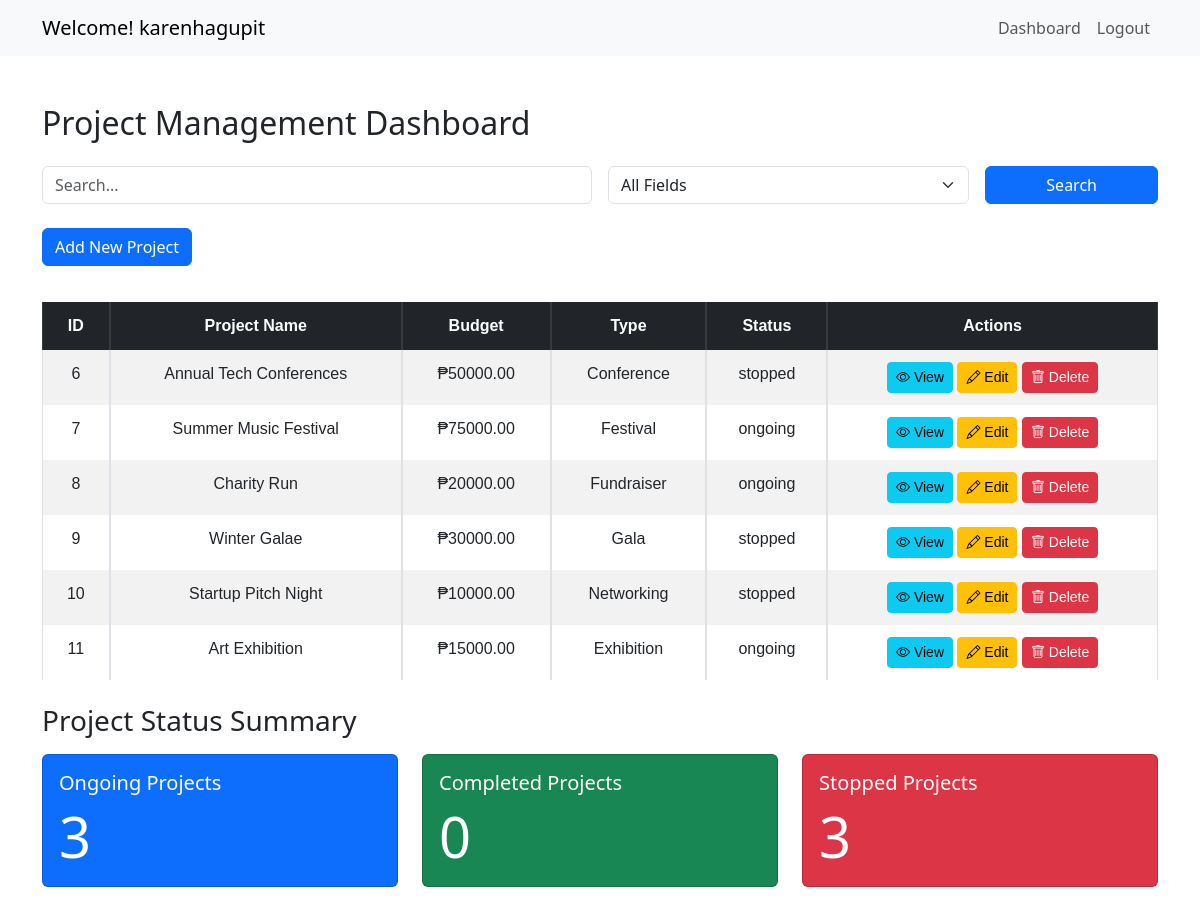
/dashboard.php (signed in), run on the app's committed database.
### tables this page shows
CREATE TABLE `users` (
  `id` int(11) NOT NULL,
  `username` varchar(50) NOT NULL,
  `password` varchar(255) NOT NULL,
  `email` varchar(100) DEFAULT NULL,
  `created_at` timestamp NOT NULL DEFAULT current_timestamp()
);

CREATE TABLE `projects` (
  `id` int(11) NOT NULL,
  `proj_name` varchar(255) NOT NULL,
  `description` text DEFAULT NULL,
  `budget` decimal(10,2) DEFAULT NULL,
  `type` varchar(100) DEFAULT NULL,
  `team` varchar(255) DEFAULT NULL,
  `date_approved` date DEFAULT NULL,
  `date_started` date DEFAULT NULL,
  `date_ended` date DEFAULT NULL,
  `status` enum('ongoing','stopped','completed') DEFAULT NULL,
  `remarks` text DEFAULT NULL
);

### dashboard.php (the view, shortened to what this page needs)
<?php
$servername = "localhost";
$username = "root";
$password = "";
$dbname = "project";
$conn = new mysqli($servername, $username, $password, $dbname);
$user_id = $_SESSION['user_id'];
$user_sql = "SELECT username FROM users WHERE id = ?";
$user_stmt = $conn->prepare($user_sql);
$user_stmt->bind_param("i", $user_id);
$user_stmt->execute();
$user_result = $user_stmt->get_result();
$user = $user_result->fetch_assoc();
$search = isset($_GET['search']) ? $_GET['search'] : '';
$searchField = isset($_GET['searchField']) ? $_GET['searchField'] : 'all';
$whereClause = "";
$sql = "SELECT * FROM projects $whereClause";
$result = $conn->query($sql);
$statusCounts = array(
    'ongoing' => 0,
    'completed' => 0,
    'stopped' => 0
);
$sqlCount = "SELECT status, COUNT(*) as count FROM projects GROUP BY status";
$resultCount = $conn->query($sqlCount);
if ($resultCount->num_rows > 0) {
    while($rowCount = $resultCount->fetch_assoc()) {
        $statusCounts[$rowCount['status']] = $rowCount['count'];
    }
}
?>
<!DOCTYPE html>
<html lang="en">
<head>
    <link href="https://cdn.jsdelivr.net/npm/bootstrap@5.3.0/dist/css/bootstrap.min.css" rel="stylesheet">
    <link rel="stylesheet" href="https://cdn.jsdelivr.net/npm/bootstrap-icons@1.7.2/font/bootstrap-icons.css">
</head>
<body>
    <nav class="navbar navbar-expand-lg navbar-light bg-light">
        <div class="container">
            <a class="navbar-brand" href="#">Welcome! <?php echo htmlspecialchars($user['username']); ?></a>
            <div class="collapse navbar-collapse" id="navbarNav">
                <ul class="navbar-nav ms-auto">
                    <li class="nav-item">
                        <a class="nav-link" href="dashboard.php">Dashboard</a>
                    </li>
                    <li class="nav-item">
                        <a class="nav-link" id="logout-link" href="#">Logout</a>
                    </li>
                </ul>
            </div>
        </div>
    </nav>
    <div class="container mt-5">
        <h2 class="mb-4">Project Management Dashboard</h2>
        <form action="dashboard.php" method="GET" class="mb-4">
            <div class="row g-3">
                <div class="col-md-6">
                    <input type="text" name="search" class="form-control" placeholder="Search..." value="<?php echo htmlspecialchars($search); ?>">
                </div>
                <div class="col-md-4">
                    <select name="searchField" class="form-select">
                        <option value="all" <?php echo $searchField == 'all' ? 'selected' : ''; ?>>All Fields</option>
                    </select>
                </div>
                <div class="col-md-2">
                    <button type="submit" class="btn btn-primary w-100">Search</button>
                </div>
            </div>
        </form>
        <a href="create.php" class="btn btn-primary mb-3">Add New Project</a>
        <table class="table table-bordered table-striped table-responsive-sm">
    <thead class="table-dark">
        <tr>
            <th>ID</th>
            <th>Project Name</th>
            <th>Budget</th>
            <th>Type</th>
            <th>Status</th>
            <th>Actions</th>
        </tr>
    </thead>
    <tbody>
    <?php
if ($result->num_rows > 0) {
    while($row = $result->fetch_assoc()) {
        echo "<tr>
            <td>".htmlspecialchars($row["id"])."</td>
            <td>".htmlspecialchars($row["proj_name"])."</td>
            <td>₱".htmlspecialchars($row["budget"])."</td>
            <td>".htmlspecialchars($row["type"])."</td>
            <td>".htmlspecialchars($row["status"])."</td>
            <td>
                <a href='view.php?id=".htmlspecialchars($row["id"])."' class='btn btn-info btn-sm'><i class='bi bi-eye'></i> View</a>
                <a href='edit.php?id=".htmlspecialchars($row["id"])."' class='btn btn-warning btn-sm'><i class='bi bi-pencil'></i> Edit</a>
                <a href='delete.php' data-id='".htmlspecialchars($row["id"])."' class='btn btn-danger btn-sm delete-button'><i class='bi bi-trash'></i> Delete</a>
            </td>
        </tr>";
    }
} else {
    echo "<tr><td colspan='6' class='text-center'>No projects found</td></tr>";
}
?>
    </tbody>
</table>
    </div>
    <div class="container"id="status">
        <div class="row mt-4">
            <h3 class="mb-3">Project Status Summary</h3>
            <div class="col-md-4 mb-3">
                <div class="card text-white bg-primary">
                    <div class="card-body">
                        <h5 class="card-title">Ongoing Projects</h5>
                        <p class="card-text display-4"><?php echo $statusCounts['ongoing']; ?></p>
                    </div>
                </div>
            </div>
            <div class="col-md-4 mb-3">
                <div class="card text-white bg-success">
                    <div class="card-body">
                        <h5 class="card-title">Completed Projects</h5>
                        <p class="card-text display-4"><?php echo $statusCounts['completed']; ?></p>
                    </div>
                </div>
            </div>
            <div class="col-md-4 mb-3">
                <div class="card text-white bg-danger">
                    <div class="card-body">
                        <h5 class="card-title">Stopped Projects</h5>
                        <p class="card-text display-4"><?php echo $statusCounts['stopped']; ?></p>
                    </div>
                </div>
            </div>
        </div>
    </div>
</body>
</html>

### dashboard.php (style rules this page uses)
div#status { margin-bottom: 50px; }
.table { border-collapse: separate; border-spacing: 0; margin: 20px 0; font-size: 16px; font-family: 'Arial', sans-serif; }
.table th, .table td { padding: 12px 15px; text-align: center; }
.table thead { background-color: #4b6cb7; color: #fff; }
.table tbody tr:nth-child(even) { background-color: #f2f2f2; }
.btn i { transition: transform 0.2s ease-in-out; }

### data on the page
users: username "karenhagupit"
projects: id "6", proj_name "Annual Tech Conferences", budget "50000.00", type "Conference", status "stopped"
projects: id "7", proj_name "Summer Music Festival", budget "75000.00", type "Festival", status "ongoing"
projects: id "8", proj_name "Charity Run", budget "20000.00", type "Fundraiser", status "ongoing"
projects: id "9", proj_name "Winter Galae", budget "30000.00", type "Gala", status "stopped"
projects: id "10", proj_name "Startup Pitch Night", budget "10000.00", type "Networking", status "stopped"
projects: id "11", proj_name "Art Exhibition", budget "15000.00", type "Exhibition", status "ongoing"

### other printed values
$statusCounts['ongoing'] "3"
$statusCounts['completed'] "0"
$statusCounts['stopped'] "3"
